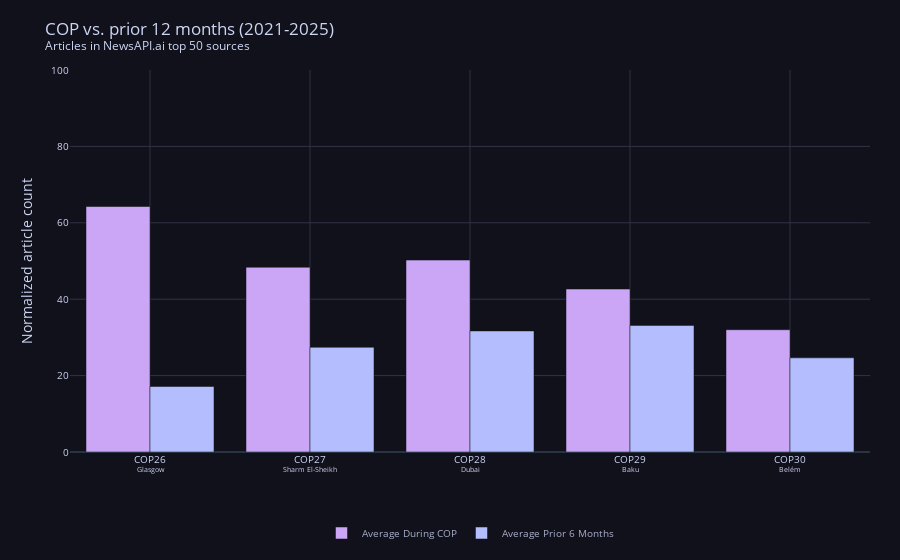

Source (notebook cell):
### Code cell
# Plot avg_during_cop vs avg_prior_6_months from cop_effect_df as grouped bar chart, 2021-2025
fig = go.Figure()
to_plot = cop_effect_df.iloc[5:]

fig.add_trace(
    go.Bar(
        x=to_plot.index,
        y=to_plot["avg_during_cop"],
        name="Average During COP",
        marker_color=mocha["mauve"],
    )
)
fig.add_trace(
    go.Bar(
        x=to_plot.index,
        y=to_plot["avg_prior_6_months"],
        name="Average Prior 6 Months",
        marker_color=mocha["lavender"],
    )
)

fig.update_layout(
    template="plotly_dark",
    paper_bgcolor=mocha["crust"],
    plot_bgcolor=mocha["crust"],
    font=dict(color=mocha["text"]),
    xaxis=dict(gridcolor=mocha["surface0"]),
    yaxis=dict(
        gridcolor=mocha["surface0"],
        title="Normalized article count",
    ),
    title="COP vs. prior 12 months (2021-2025)<br><sup>Articles in NewsAPI.ai top 50 sources</sup>",
    margin=dict(l=70, r=30, t=70, b=30),
    barmode="group",
)

# Set hover to 1 decimal place with %
fig.update_traces(hovertemplate="%{y:.1f}%")

# Legend at bottom
fig.update_layout(
    legend=dict(
        orientation="h",
        yanchor="bottom",
        y=-0.25,
        xanchor="center",
        x=0.5,
        font=dict(size=10, color=mocha["subtext0"]),
    )
)

# Set ylim
fig.update_yaxes(range=[0, 100])

fig.write_html(
    "cop_effect_grouped.html",
    config={
        "displayModeBar": True,
        "displaylogo": False,
        "modeBarButtonsToRemove": [
            "pan2d",
            "lasso2d",
            "select2d",
            "zoom2d",
            "zoomIn2d",
            "zoomOut2d",
            "autoScale2d",
            "resetScale2d",
        ],
    },
)
# Smaller labels on x and y axes
fig.update_xaxes(tickfont=dict(size=10))
fig.update_yaxes(tickfont=dict(size=10))
fig.show()

### Figure 1 — Plotly figure (JSON) as saved in the notebook; plotly's stock layout.template omitted (floating-point values rounded to 4 significant figures)
{"data": [{"hovertemplate": "%{y:.1f}%", "marker": {"color": "#cba6f7"}, "name": "Average During COP", "type": "bar", "x": ["COP26<br><sup>Glasgow</sup>", "COP27<br><sup>Sharm El-Sheikh</sup>", "COP28<br><sup>Dubai</sup>", "COP29<br><sup>Baku</sup>", "COP30<br><sup>Belém</sup>"], "y": [64.26, 48.37, 50.24, 42.65, 32.01]}, {"hovertemplate": "%{y:.1f}%", "marker": {"color": "#b4befe"}, "name": "Average Prior 6 Months", "type": "bar", "x": ["COP26<br><sup>Glasgow</sup>", "COP27<br><sup>Sharm El-Sheikh</sup>", "COP28<br><sup>Dubai</sup>", "COP29<br><sup>Baku</sup>", "COP30<br><sup>Belém</sup>"], "y": [17.16, 27.42, 31.69, 33.14, 24.65]}], "layout": {"barmode": "group", "font": {"color": "#cdd6f4"}, "legend": {"font": {"color": "#a6adc8", "size": 10}, "orientation": "h", "x": 0.5, "xanchor": "center", "y": -0.25, "yanchor": "bottom"}, "margin": {"b": 30, "l": 70, "r": 30, "t": 70}, "paper_bgcolor": "#11111b", "plot_bgcolor": "#11111b", "title": {"text": "COP vs. prior 12 months (2021-2025)<br><sup>Articles in NewsAPI.ai top 50 sources</sup>"}, "xaxis": {"gridcolor": "#313244", "tickfont": {"size": 10}}, "yaxis": {"gridcolor": "#313244", "range": [0, 100], "tickfont": {"size": 10}, "title": {"text": "Normalized article count"}}}}
